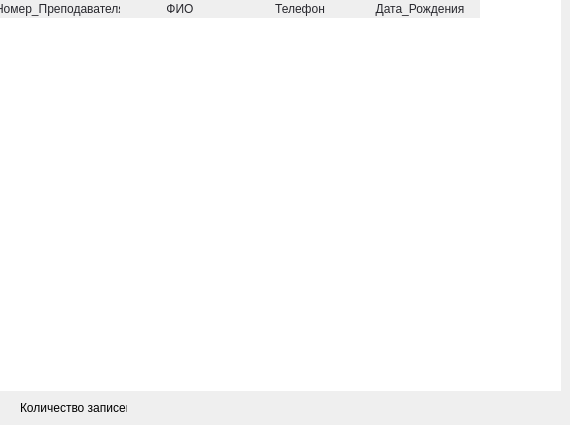
     <widget class="QWidget" name="tab_2">
      <attribute name="title">
       <string>Преподаватель</string>
      </attribute>
      <widget class="QTableWidget" name="tableWidget_2">
       <property name="geometry">
        <rect>
         <x>0</x>
         <y>0</y>
         <width>561</width>
         <height>391</height>
        </rect>
       </property>
       <property name="styleSheet">
        <string notr="true">QTableWidget {	
background-color: white;
border:none;
selection-background-color:#b3b7c4;}

QHeaderView:section{
font:8pt &quot;Trebuchet MS&quot;;
color:rgb(39,39,45);
border: none;

}
QHeaderView{
background-color: white;
}
</string>
       </property>
       <attribute name="horizontalHeaderDefaultSectionSize">
        <number>120</number>
       </attribute>
       <column>
        <property name="text">
         <string>Номер_Преподавателя</string>
        </property>
       </column>
       <column>
        <property name="text">
         <string>ФИО</string>
        </property>
       </column>
       <column>
        <property name="text">
         <string>Телефон</string>
        </property>
       </column>
       <column>
        <property name="text">
         <string>Дата_Рождения</string>
        </property>
       </column>
      </widget>
      <widget class="QLabel" name="label_28">
       <property name="geometry">
        <rect>
         <x>130</x>
         <y>400</y>
         <width>16</width>
         <height>16</height>
        </rect>
       </property>
       <property name="text">
        <string/>
       </property>
      </widget>
      <widget class="QLabel" name="label_29">
       <property name="geometry">
        <rect>
         <x>20</x>
         <y>400</y>
         <width>107</width>
         <height>16</height>
        </rect>
       </property>
       <property name="text">
        <string>Количество записей:</string>
       </property>
      </widget>
     </widget>
